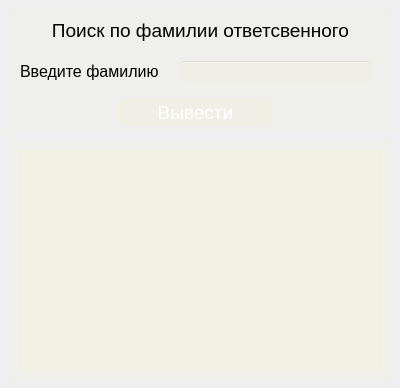
<?xml version="1.0" encoding="UTF-8"?>
<ui version="4.0">
 <class>wndw_search_by_otvetstv</class>
 <widget class="QDialog" name="wndw_search_by_otvetstv">
  <property name="geometry">
   <rect>
    <x>0</x>
    <y>0</y>
    <width>400</width>
    <height>388</height>
   </rect>
  </property>
  <property name="windowTitle">
   <string>Dialog</string>
  </property>
  <property name="styleSheet">
   <string notr="true">background-color: qlineargradient(
        spread:pad, x1:0, y1:0, x2:1, y2:1, 
        stop:0 rgba(139,0,255, 20), 
        stop:1 rgba(115,102,189, 40));</string>
  </property>
  <widget class="QFrame" name="frm_search_by_otvetstv">
   <property name="geometry">
    <rect>
     <x>10</x>
     <y>10</y>
     <width>381</width>
     <height>121</height>
    </rect>
   </property>
   <property name="styleSheet">
    <string notr="true">background-color: rgba(254,254,34, 5)</string>
   </property>
   <property name="frameShape">
    <enum>QFrame::Shape::StyledPanel</enum>
   </property>
   <property name="frameShadow">
    <enum>QFrame::Shadow::Raised</enum>
   </property>
   <widget class="QLabel" name="lbl_search_by_otvetstv">
    <property name="geometry">
     <rect>
      <x>20</x>
      <y>0</y>
      <width>341</width>
      <height>41</height>
     </rect>
    </property>
    <property name="maximumSize">
     <size>
      <width>16777215</width>
      <height>60</height>
     </size>
    </property>
    <property name="font">
     <font>
      <pointsize>14</pointsize>
     </font>
    </property>
    <property name="styleSheet">
     <string notr="true">background-color: none;
border: none;</string>
    </property>
    <property name="text">
     <string>Поиск по фамилии ответсвенного</string>
    </property>
    <property name="alignment">
     <set>Qt::AlignmentFlag::AlignCenter</set>
    </property>
   </widget>
   <widget class="QLabel" name="lbl_enter_fam">
    <property name="geometry">
     <rect>
      <x>10</x>
      <y>50</y>
      <width>151</width>
      <height>22</height>
     </rect>
    </property>
    <property name="font">
     <font>
      <pointsize>12</pointsize>
     </font>
    </property>
    <property name="styleSheet">
     <string notr="true">background-color: none;
border:none;</string>
    </property>
    <property name="text">
     <string>Введите фамилию</string>
    </property>
   </widget>
   <widget class="QLineEdit" name="le_enter_fam">
    <property name="geometry">
     <rect>
      <x>170</x>
      <y>50</y>
      <width>191</width>
      <height>21</height>
     </rect>
    </property>
    <property name="font">
     <font>
      <pointsize>12</pointsize>
     </font>
    </property>
   </widget>
   <widget class="QPushButton" name="pb_show">
    <property name="geometry">
     <rect>
      <x>110</x>
      <y>90</y>
      <width>151</width>
      <height>24</height>
     </rect>
    </property>
    <property name="font">
     <font>
      <pointsize>14</pointsize>
     </font>
    </property>
    <property name="styleSheet">
     <string notr="true">QPushButton {
color: white;
backgroung-color: rgba(254,254,34, 30);
border: 1px solid rgba(254,254,34, 20);
border-radius: 7px;
}

QPushButton:hover {
background-color: rgba(254,254,34, 40);
}

QPushButton:pressed {
background-color: rgba(254,254,34, 70);
}</string>
    </property>
    <property name="text">
     <string>Вывести</string>
    </property>
   </widget>
  </widget>
  <widget class="QFrame" name="frm_table_search_by_otvetstv">
   <property name="geometry">
    <rect>
     <x>10</x>
     <y>140</y>
     <width>381</width>
     <height>241</height>
    </rect>
   </property>
   <property name="styleSheet">
    <string notr="true">background-color: rgba(254,254,34, 5)</string>
   </property>
   <property name="frameShape">
    <enum>QFrame::Shape::StyledPanel</enum>
   </property>
   <property name="frameShadow">
    <enum>QFrame::Shadow::Raised</enum>
   </property>
   <widget class="QTableView" name="tv__search_by_otvetstv">
    <property name="geometry">
     <rect>
      <x>10</x>
      <y>10</y>
      <width>361</width>
      <height>221</height>
     </rect>
    </property>
    <property name="styleSheet">
     <string notr="true">background-color: rgba(254,254,34, 10)</string>
    </property>
   </widget>
  </widget>
 </widget>
 <resources/>
 <connections/>
</ui>
